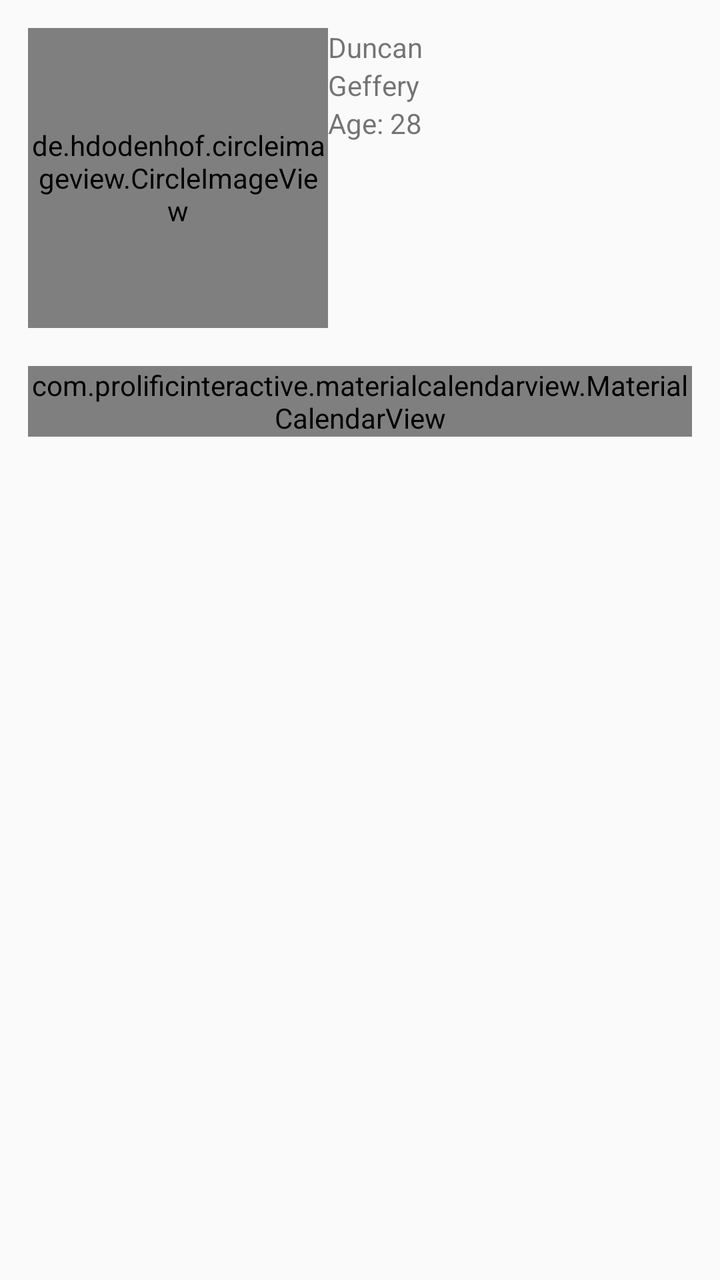
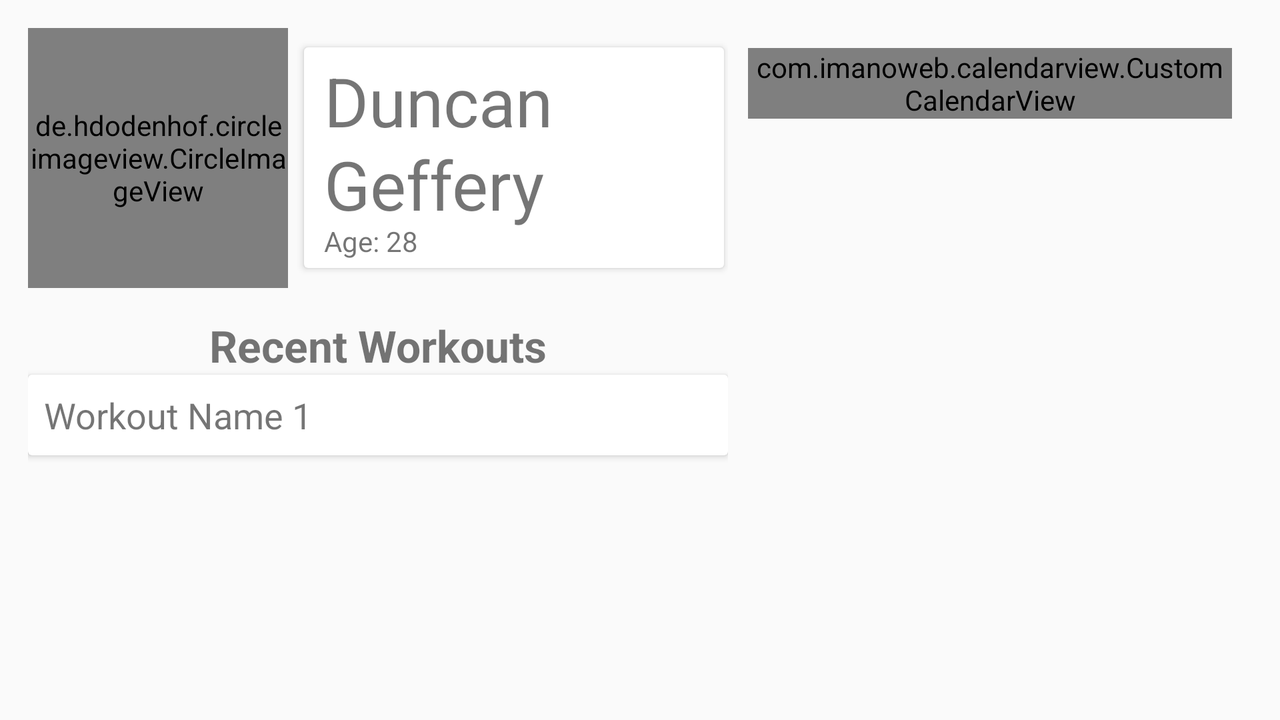

First picture: res/layout/ on a phone held upright. Second picture: the repository's own variant of that layout, on a device whose configuration matches the variant's folder. Source for both follows.
<!-- AndroidManifest.xml: application theme AppTheme -->
<!-- res/layout/fragment_start_screen.xml -->
<RelativeLayout xmlns:android="http://schemas.android.com/apk/res/android"
    xmlns:tools="http://schemas.android.com/tools" android:layout_width="match_parent"
    android:layout_height="match_parent"
    tools:context="com.enochtam.cisc325.makefit.fragments.StartScreen"
    android:padding="14dp">


    <LinearLayout
        android:id="@+id/ll_1"
        android:layout_width="match_parent"
        android:layout_height="wrap_content"
        android:orientation="horizontal">

        <de.hdodenhof.circleimageview.CircleImageView
            xmlns:app="http://schemas.android.com/apk/res-auto"
            android:id="@+id/profile_image"
            android:layout_width="150dp"
            android:layout_height="150dp"
            android:src="@drawable/ic_person_placeholder"
            app:civ_border_width="2dp"
            app:civ_border_color="#FF000000"/>

        <LinearLayout
            android:orientation="vertical"
            android:layout_width="wrap_content"
            android:layout_height="wrap_content">

            <TextView
                android:id="@+id/first_name"
                android:layout_width="wrap_content"
                android:layout_height="wrap_content"
                android:text="Duncan"/>
            <TextView
                android:id="@+id/last_name"
                android:layout_width="wrap_content"
                android:layout_height="wrap_content"
                android:text="Geffery"/>
            <TextView
                android:id="@+id/age"
                android:layout_width="wrap_content"
                android:layout_height="wrap_content"
                android:text="Age: 28"/>

        </LinearLayout>

    </LinearLayout>

    <LinearLayout
        android:layout_below="@+id/ll_1"
        android:layout_width="match_parent"
        android:layout_height="match_parent"
        android:orientation="vertical">

        <TextView
            android:id="@+id/month"
            android:layout_width="wrap_content"
            android:layout_height="wrap_content" />

        <com.prolificinteractive.materialcalendarview.MaterialCalendarView
            android:id="@+id/calendar_view"
            android:layout_width="match_parent"
            android:layout_height="wrap_content"
            xmlns:app="http://schemas.android.com/apk/res-auto"
            app:mcv_showOtherDates="all"
            app:mcv_selectionColor="#00F"/>

    </LinearLayout>


</RelativeLayout>
<!-- resources referenced by this layout -->
<resources>
  <!-- drawable ic_person_placeholder: png bitmap (drawable, 2932 bytes) -->
  <!-- from res/values-v21/ -->
  <style name="AppTheme" parent="Theme.AppCompat.Light.NoActionBar">
          <item name="colorPrimary">@color/primary</item>
          <item name="colorPrimaryDark">@color/primary_dark</item>
          <item name="colorAccent">@color/accent</item>
          <item name="windowActionModeOverlay">true</item>
          <item name="android:textColorPrimary">@color/white</item>
          <item name="android:textColorSecondary">@color/white</item>
          <item name="android:actionMenuTextColor">@color/white</item>
  
          <item name="android:windowTranslucentStatus">false</item>
          <item name="android:windowDrawsSystemBarBackgrounds">true</item>
          <item name="android:statusBarColor">@android:color/transparent</item>
  
          <item name="colorControlNormal">@color/secondary_text</item>
          <item name="colorControlActivated">@color/accent</item>
          <item name="colorControlHighlight">@color/accent</item>
  
          <item name="drawerArrowStyle">@style/WhiteDrawerIconStyle</item>
  
          <item name="android:buttonStyle">@style/ButtonStyle</item>
  
          <item name="android:actionMenuTextAppearance">@style/ActionBarStyle</item>
  
      </style>
  <color name="primary">#00BCD4</color>
  <color name="primary_dark">#0097A7</color>
  <color name="accent">#00BCD4</color>
  <color name="white">#FFFFFF</color>
  <color name="secondary_text">#727272</color>
  <style name="WhiteDrawerIconStyle" parent="Widget.AppCompat.DrawerArrowToggle">
          <item name="spinBars">true</item>
          <item name="color">@android:color/white</item>
      </style>
  <!-- from res/values-v21/ -->
  <style name="ButtonStyle" parent="@style/Widget.AppCompat.Button.Colored">
          <item name="android:padding">6dp</item>
  
          <item name="android:colorButtonNormal">@color/primary</item>
          <item name="android:background">@drawable/button_background</item>
  
          <item name="android:textColor">@color/white</item>
  
      </style>
  <!-- drawable button_background (drawable-v21) -->
  <?xml version="1.0" encoding="utf-8"?>
  <ripple xmlns:android="http://schemas.android.com/apk/res/android"
      android:color="?android:attr/colorControlHighlight">
      <item android:id="@android:id/mask">
  
          <inset
              android:insetLeft="3dp"
              android:insetRight="3dp"
              android:insetTop="3dp"
              android:insetBottom="3dp">
              <color android:color="@android:color/white" />
          </inset>
  
      </item>
      <item>
          <inset
              android:insetLeft="3dp"
              android:insetRight="3dp"
              android:insetTop="3dp"
              android:insetBottom="3dp">
              <shape xmlns:android="http://schemas.android.com/apk/res/android">
                  <corners android:radius="2dp" />
                  <solid android:color="@color/primary" />
              </shape>
          </inset>
      </item>
  
  </ripple>
</resources>
<!-- res/layout-w600dp/fragment_start_screen.xml (the repository's variant of the layout above) -->
<!-- drawn on the phone turned sideways -->
<RelativeLayout xmlns:android="http://schemas.android.com/apk/res/android"
    xmlns:tools="http://schemas.android.com/tools" android:layout_width="match_parent"
    android:layout_height="match_parent"
    tools:context="com.enochtam.cisc325.makefit.fragments.StartScreen"
    xmlns:app="http://schemas.android.com/apk/res-auto"
    android:padding="14dp">

    <LinearLayout
        android:id="@+id/ll_1"
        android:layout_width="350dp"
        android:layout_height="fill_parent"
        android:orientation="vertical">

        <LinearLayout
            android:layout_width="fill_parent"
            android:layout_height="wrap_content"
            android:orientation="horizontal">

            <de.hdodenhof.circleimageview.CircleImageView
                xmlns:app="http://schemas.android.com/apk/res-auto"
                android:id="@+id/profile_image"
                android:layout_width="130dp"
                android:layout_height="130dp"
                android:src="@drawable/ic_person_placeholder"
                app:civ_border_width="2dp"
                app:civ_border_color="#FF727272"/>


            <android.support.v7.widget.CardView
                xmlns:card_view="http://schemas.android.com/apk/res-auto"
                android:id="@+id/card_view"
                android:layout_gravity="center"
                android:layout_width="fill_parent"
                android:layout_height="wrap_content"
                android:layout_marginRight="2dp"
                android:layout_marginLeft="8dp"
                card_view:cardCornerRadius="2dp">
                <LinearLayout
                    android:padding="4dp"
                    android:layout_marginLeft="6dp"
                    android:orientation="vertical"
                    android:layout_width="wrap_content"
                    android:layout_height="wrap_content">

                    <TextView
                        android:id="@+id/first_name"
                        android:layout_width="wrap_content"
                        android:layout_height="wrap_content"
                        android:textSize="34sp"
                        android:layout_marginBottom="-4dp"
                        android:text="Duncan"/>
                    <TextView
                        android:id="@+id/last_name"
                        android:layout_width="wrap_content"
                        android:layout_height="wrap_content"
                        android:textSize="34sp"
                        android:layout_marginBottom="-4dp"
                        android:text="Geffery"/>
                    <TextView
                        android:id="@+id/age"
                        android:layout_width="wrap_content"
                        android:layout_height="wrap_content"
                        android:text="Age: 28"/>
                </LinearLayout>
            </android.support.v7.widget.CardView>

        </LinearLayout>

        <LinearLayout
            android:layout_marginTop="14dp"
            android:layout_width="fill_parent"
            android:layout_height="fill_parent"
            android:orientation="vertical">

            <TextView
                android:layout_width="fill_parent"
                android:layout_height="wrap_content"
                android:text="Recent Workouts"
                android:textSize="22sp"
                android:textStyle="bold"
                android:gravity="center"/>

            <android.support.v7.widget.CardView
                xmlns:card_view="http://schemas.android.com/apk/res-auto"
                android:layout_gravity="center"
                android:layout_width="fill_parent"
                android:layout_height="wrap_content"
                card_view:cardCornerRadius="2dp">
                <LinearLayout
                    android:padding="8dp"
                    android:orientation="vertical"
                    android:layout_width="wrap_content"
                    android:layout_height="wrap_content">
                    <TextView
                        android:layout_width="wrap_content"
                        android:layout_height="wrap_content"
                        android:textSize="18sp"
                        android:text="Workout Name 1"/>

                </LinearLayout>
            </android.support.v7.widget.CardView>

        </LinearLayout>

    </LinearLayout>



    <LinearLayout
        android:layout_width="match_parent"
        android:layout_height="match_parent"
        android:orientation="vertical"
        android:layout_toRightOf="@+id/ll_1"
        android:layout_toEndOf="@+id/ll_1"
        android:padding="10dp">


    <com.imanoweb.calendarview.CustomCalendarView
            android:id="@+id/calendar_view"
            android:layout_width="match_parent"
            android:layout_height="wrap_content"
            android:background="#ffffff"
            app:selectedDayBackgroundColor="@color/primary"
            app:currentDayOfMonthColor="@color/accent_green">

    </com.imanoweb.calendarview.CustomCalendarView>

    </LinearLayout>


</RelativeLayout>
<!-- resources referenced by the variant -->
<!-- as the phone turned sideways resolves them -->
<resources>
  <color name="primary">#00BCD4</color>
  <!-- drawable ic_person_placeholder: png bitmap (drawable, 2932 bytes) -->
  <!-- from res/values-v21/ -->
  <style name="AppTheme" parent="Theme.AppCompat.Light.NoActionBar">
          <item name="colorPrimary">@color/primary</item>
          <item name="colorPrimaryDark">@color/primary_dark</item>
          <item name="colorAccent">@color/accent</item>
          <item name="windowActionModeOverlay">true</item>
          <item name="android:textColorPrimary">@color/white</item>
          <item name="android:textColorSecondary">@color/white</item>
          <item name="android:actionMenuTextColor">@color/white</item>
  
          <item name="android:windowTranslucentStatus">false</item>
          <item name="android:windowDrawsSystemBarBackgrounds">true</item>
          <item name="android:statusBarColor">@android:color/transparent</item>
  
          <item name="colorControlNormal">@color/secondary_text</item>
          <item name="colorControlActivated">@color/accent</item>
          <item name="colorControlHighlight">@color/accent</item>
  
          <item name="drawerArrowStyle">@style/WhiteDrawerIconStyle</item>
  
          <item name="android:buttonStyle">@style/ButtonStyle</item>
  
          <item name="android:actionMenuTextAppearance">@style/ActionBarStyle</item>
  
      </style>
  <color name="primary_dark">#0097A7</color>
  <color name="accent">#00BCD4</color>
  <color name="white">#FFFFFF</color>
  <color name="secondary_text">#727272</color>
  <style name="WhiteDrawerIconStyle" parent="Widget.AppCompat.DrawerArrowToggle">
          <item name="spinBars">true</item>
          <item name="color">@android:color/white</item>
      </style>
  <!-- from res/values-v21/ -->
  <style name="ButtonStyle" parent="@style/Widget.AppCompat.Button.Colored">
          <item name="android:padding">6dp</item>
  
          <item name="android:colorButtonNormal">@color/primary</item>
          <item name="android:background">@drawable/button_background</item>
  
          <item name="android:textColor">@color/white</item>
  
      </style>
  <!-- drawable button_background (drawable-v21) -->
  <?xml version="1.0" encoding="utf-8"?>
  <ripple xmlns:android="http://schemas.android.com/apk/res/android"
      android:color="?android:attr/colorControlHighlight">
      <item android:id="@android:id/mask">
  
          <inset
              android:insetLeft="3dp"
              android:insetRight="3dp"
              android:insetTop="3dp"
              android:insetBottom="3dp">
              <color android:color="@android:color/white" />
          </inset>
  
      </item>
      <item>
          <inset
              android:insetLeft="3dp"
              android:insetRight="3dp"
              android:insetTop="3dp"
              android:insetBottom="3dp">
              <shape xmlns:android="http://schemas.android.com/apk/res/android">
                  <corners android:radius="2dp" />
                  <solid android:color="@color/primary" />
              </shape>
          </inset>
      </item>
  
  </ripple>
</resources>
